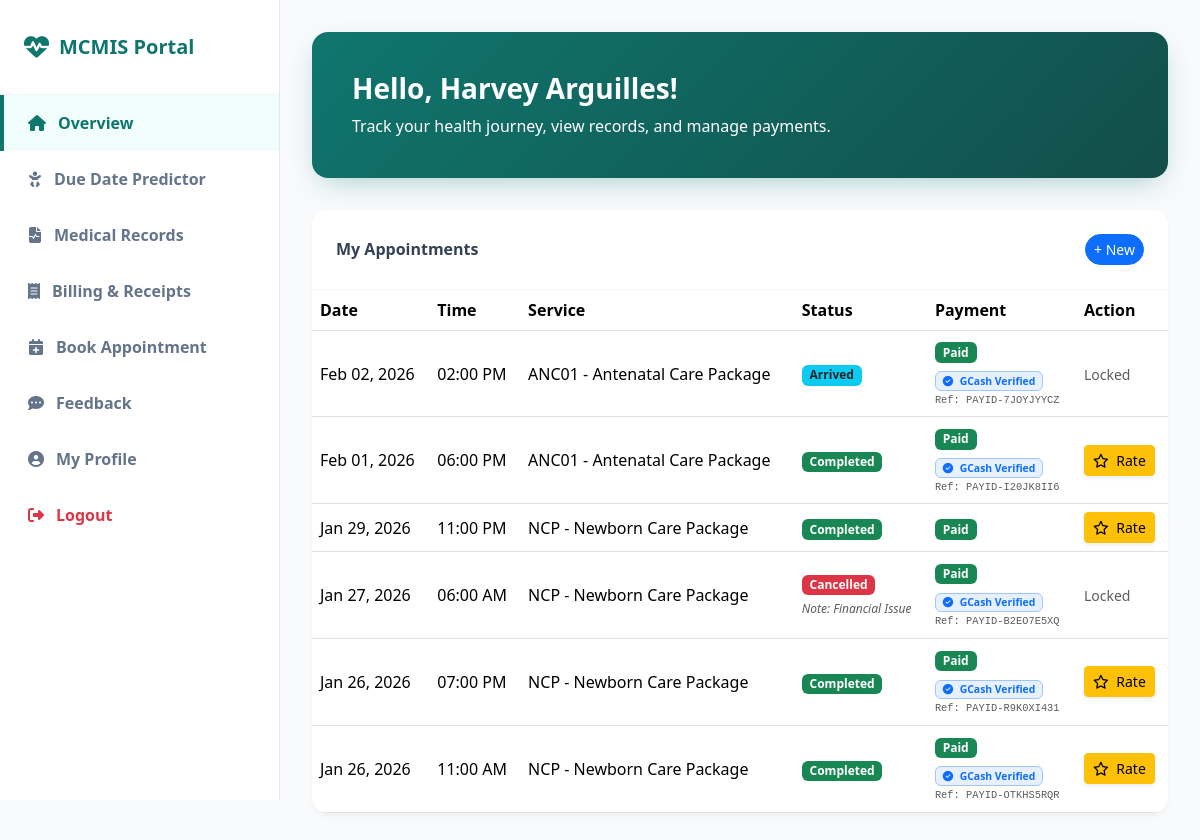
Screenshot of /client_dashboard.php (signed in) with the database file from the repository.
### tables this page shows
CREATE TABLE `patient` (
  `patient_id` int(11) NOT NULL,
  `user_id` int(11) DEFAULT NULL,
  `name` varchar(150) NOT NULL,
  `birth_date` date DEFAULT NULL,
  `contact_no` varchar(20) DEFAULT NULL,
  `address` varchar(255) DEFAULT NULL,
  `created_at` datetime DEFAULT current_timestamp(),
  `age` int(11) DEFAULT NULL,
  `civil_status` varchar(50) DEFAULT NULL,
  `occupation` varchar(100) DEFAULT NULL,
  `lmp` date DEFAULT NULL,
  `edc` date DEFAULT NULL,
  `gravida` int(11) DEFAULT NULL,
  `para` int(11) DEFAULT NULL,
  `blood_type` varchar(5) DEFAULT NULL,
  `medical_history` text DEFAULT NULL,
  `birthdate` date DEFAULT NULL,
  `sex` varchar(20) DEFAULT NULL
);

CREATE TABLE `appointment` (
  `appointment_id` int(11) NOT NULL,
  `patient_id` int(11) NOT NULL,
  `appointment_date` date NOT NULL,
  `appointment_time` time NOT NULL,
  `service` varchar(100) DEFAULT NULL,
  `status` varchar(30) DEFAULT 'Pending',
  `created_at` datetime DEFAULT current_timestamp(),
  `cancel_reason` varchar(255) DEFAULT NULL,
  `payment_proof` varchar(255) DEFAULT NULL,
  `reference_no` varchar(50) DEFAULT NULL,
  `payment_reference` varchar(50) DEFAULT NULL,
  `down_payment_status` varchar(50) DEFAULT 'Pending',
  `payment_mode` varchar(20) DEFAULT 'DownPayment'
);

### client_dashboard.php (the view, shortened to what this page needs)
<?php
include 'config.php';
$user_id = $_SESSION['user_id'];
$pat_query = $conn->query("SELECT patient_id, name, contact_no FROM patient WHERE user_id = '$user_id'");
$patient = $pat_query->fetch_assoc();
$patient_id = $patient ? $patient['patient_id'] : 0;
$patient_name = $patient ? $patient['name'] : 'User';
?>
<!DOCTYPE html>
<html lang="en">
<head>
    <link href="https://cdn.jsdelivr.net/npm/bootstrap@5.3.3/dist/css/bootstrap.min.css" rel="stylesheet">
    <link rel="stylesheet" href="https://cdnjs.cloudflare.com/ajax/libs/font-awesome/6.4.0/css/all.min.css">
    <link rel="stylesheet" href="https://cdn.jsdelivr.net/npm/flatpickr/dist/flatpickr.min.css">
    <link rel="stylesheet" type="text/css" href="https://npmcdn.com/flatpickr/dist/themes/airbnb.css">
</head>
</head>
<body>
    <?php
    $cnt_dp_rev = $conn->query("SELECT COUNT(*) FROM appointment WHERE patient_id='$patient_id' AND down_payment_status IN ('Reviewing', 'Rejected')")->fetch_row()[0];
    ?>
    <div class="d-flex flex-column flex-lg-row">
        <nav class="sidebar">
            <div class="sidebar-header">
                <i class="fas fa-heartbeat fa-lg"></i> MCMIS Portal
            </div>
            <div class="nav flex-column" role="tablist">
                <a class="nav-link active" data-bs-toggle="pill" href="#home"><i class="fas fa-home"></i> Overview
                </a>
                <a class="nav-link" data-bs-toggle="pill" href="#predictor"><i class="fas fa-baby"></i> Due Date Predictor</a> <a class="nav-link" data-bs-toggle="pill" href="#records"><i class="fas fa-file-medical-alt"></i> Medical Records</a>
                <a class="nav-link" data-bs-toggle="pill" href="#billing"><i class="fas fa-receipt"></i> Billing & Receipts
                </a>
                <a class="nav-link" data-bs-toggle="pill" href="#book"><i class="fas fa-calendar-plus"></i> Book Appointment</a>
                <a class="nav-link" data-bs-toggle="pill" href="#feedback"><i class="fas fa-comment-dots"></i> Feedback</a>
                <a class="nav-link" href="profile.php"><i class="fas fa-user-circle"></i> My Profile</a>
                <a class="nav-link mt-auto text-danger" href="logout.php"><i class="fas fa-sign-out-alt"></i> Logout</a>
            </div>
        </nav>
        <main class="main-content flex-grow-1">
            <div class="welcome-card">
                <h1 class="h3 fw-bold">Hello, <?php echo htmlspecialchars($patient_name); ?>!</h1>
                <p class="mb-0 opacity-90">Track your health journey, view records, and manage payments.</p>
            </div>
            <div class="tab-content">
                <div class="tab-pane fade show active" id="home">
                    <div class="card">
                        <div class="card-header d-flex justify-content-between align-items-center">
                            <span>My Appointments</span>
                            <button class="btn btn-sm btn-primary rounded-pill" onclick="document.querySelector('[href=\'#book\']').click()">+ New</button>
                        </div>
                        <div class="table-responsive">
                            <table class="table table-hover align-middle mb-0">
                                <thead class="bg-light"><tr><th>Date</th><th>Time</th><th>Service</th><th>Status</th><th>Payment</th><th>Action</th></tr></thead>
                                <tbody>
                                    <?php
                                    $res = $conn->query("SELECT * FROM appointment WHERE patient_id='$patient_id' ORDER BY appointment_date DESC, appointment_time DESC");
                                    if ($res->num_rows > 0):
                                        while($row = $res->fetch_assoc()):
                                            $badgeClass = 'secondary';
                                            $statusText = $row['status'];
                                            switch($statusText) {
                                                case 'Arrived':   $badgeClass = 'info text-dark'; break;
                                                case 'Completed': $badgeClass = 'success'; break;
                                                case 'Cancelled': $badgeClass = 'danger'; break;
                                            }
                                            $payStatus = $row['down_payment_status'] ?? 'Pending';
                                            $payBadge = 'secondary';
                                            if($payStatus == 'Reviewing') $payBadge = 'info';
                                            elseif($payStatus == 'Paid') $payBadge = 'success';
                                            elseif($payStatus == 'Rejected') {
                                                $payBadge = 'danger';
                                                $statusText = 'Rejected';
                                                $badgeClass = 'danger';
                                            }
                                    ?>
                                            <tr>
                                                <td><?php echo date('M d, Y', strtotime($row['appointment_date'])); ?></td>
                                                <td><?php echo date('h:i A', strtotime($row['appointment_time'])); ?></td>
                                                <td><?php echo htmlspecialchars($row['service'] ?? 'General Checkup'); ?></td>
                                                <td>
                                                    <span class="badge bg-<?php echo $badgeClass; ?>"><?php echo $statusText; ?></span>
                                                    <?php if($row['cancel_reason']): ?>
                                                        <br><small class="text-muted fst-italic" style="font-size:0.75rem;">Note: <?php echo htmlspecialchars($row['cancel_reason']); ?></small>
                                                    <?php endif; ?>
                                                </td>
                                                <td>
                                                    <span class="badge bg-<?php echo $payBadge; ?>"><?php echo $payStatus; ?></span>
                                                    <?php
                                                    $isDigital = (strpos($row['reference_no'] ?? '', 'PAYID') === 0 || ($row['payment_proof'] ?? '') == 'Digital_Transaction');
                                                    if($isDigital):
                                                    ?>
                                                        <div class="mt-1">
                                                            <span class="badge bg-primary bg-opacity-10 text-primary border border-primary-subtle" style="font-size: 0.65rem;">
                                                                <i class="fas fa-check-circle me-1"></i> GCash Verified
                                                            </span>
                                                            <div class="text-muted font-monospace" style="font-size: 0.65rem; margin-top:2px;">Ref: <?php echo htmlspecialchars($row['reference_no'] ?? ''); ?></div>
                                                        </div>
                                                    <?php elseif(!empty($row['payment_proof'])): ?>
                                                        <br><a href="uploads/<?php echo $row['payment_proof']; ?>" target="_blank" class="text-primary text-decoration-none small"><i class="fas fa-paperclip"></i> View Proof</a>
                                                    <?php endif; ?>
                                                </td>
                                                <td>
                                                    <?php if(in_array($row['status'], ['Pending', 'Confirmed']) && $payStatus !== 'Rejected'): ?>
                                                        <button class="btn btn-sm btn-outline-primary me-1" onclick="openRescheduleModal(<?php echo $row['appointment_id']; ?>, '<?php echo $row['appointment_date']; ?>', '<?php echo $row['appointment_time']; ?>')">
                                                            <i class="fas fa-edit"></i> Edit
                                                        </button>
                                                        <button type="button" class="btn btn-sm btn-outline-danger" onclick="openClientCancelModal(<?php echo $row['appointment_id']; ?>)">
                                                            Cancel
                                                        </button>
                                                    <?php elseif($payStatus === 'Rejected'): ?>
                                                        <span class="text-muted small">Locked (Rejected)</span>
                                                    <?php elseif($row['status'] == 'Completed'): ?>
                                                        <?php
                                                        $check_rating = $conn->query("SELECT rating FROM ratings WHERE appointment_id='{$row['appointment_id']}'");
                                                        if($check_rating && $check_rating->num_rows > 0):
                                                            $my_rating = $check_rating->fetch_assoc()['rating'];
                                                        ?>
                                                            <div class="text-warning small" title="You rated this <?php echo $my_rating; ?> stars">
                                                                <?php for($i=1; $i<=5; $i++): ?>
                                                                    <i class="fas fa-star<?php echo $i <= $my_rating ? '' : ' text-muted opacity-25'; ?>"></i>
                                                                <?php endfor; ?>
                                                            </div>
                                                        <?php else: ?>
                                                            <button class="btn btn-sm btn-warning shadow-sm" onclick="openRatingModal(<?php echo $row['appointment_id']; ?>, '<?php echo htmlspecialchars($row['service'], ENT_QUOTES); ?>')">
                                                                <i class="far fa-star me-1"></i> Rate
                                                            </button>
                                                        <?php endif; ?>
                                                    <?php else: ?>
                                                        <span class="text-muted small">Locked</span>
                                                    <?php endif; ?>
                                                </td>
                                            </tr>
                                    <?php endwhile; else: ?>
                                        <tr><td colspan="5" class="text-center p-4 text-muted">No appointments found.</td></tr>
                                    <?php endif; ?>
                                </tbody>
                            </table>
                        </div>
                    </div>
                </div>
            </div>
        </main>
    </div>
</body>
</html>

### client_dashboard.php (style rules this page uses)
:root { --primary: #0f766e; --secondary: #134e4a; --light: #f0fdfa; }
body { background-color: #f8fafc; font-family: 'Segoe UI', sans-serif; }
.sidebar { width: 280px; min-height: 100vh; background: white; position: fixed; top: 0; left: 0; border-right: 1px solid #e2e8f0; z-index: 1000; }
.sidebar-header { padding: 2rem 1.5rem; color: var(--primary); font-weight: 800; font-size: 1.25rem; display: flex; align-items: center; gap: 10px; border-bottom: 1px solid #f1f5f9; }
.nav-link { color: #64748b; padding: 1rem 1.5rem; font-weight: 600; transition: all 0.2s; border-left: 4px solid transparent; display: flex; align-items: center; gap: 12px; }
.nav-link:hover, .nav-link.active { background-color: var(--light); color: var(--primary); border-left-color: var(--primary); }
.main-content { margin-left: 280px; padding: 2rem; }
.welcome-card { background: linear-gradient(135deg, var(--primary), var(--secondary)); color: white; border-radius: 16px; padding: 2.5rem; margin-bottom: 2rem; box-shadow: 0 10px 30px -10px rgba(15, 118, 110, 0.4); }
.card { border: none; border-radius: 16px; box-shadow: 0 4px 6px -1px rgba(0,0,0,0.05); margin-bottom: 1.5rem; overflow: hidden; }
.card-header { background: white; border-bottom: 1px solid #f1f5f9; padding: 1.5rem; font-weight: 700; color: #334155; }

### rows the page displays
patient: name "Harvey Arguilles"
appointment: appointment_date "Feb 02, 2026", appointment_time "02:00 PM", service "ANC01 - Antenatal Care Package", status "Arrived", down_payment_status "Paid", reference_no "PAYID-7JOYJYYCZ", shows "Locked"
appointment: appointment_date "Feb 01, 2026", appointment_time "06:00 PM", service "ANC01 - Antenatal Care Package", status "Completed", down_payment_status "Paid", reference_no "PAYID-I20JK8II6"
appointment: appointment_date "Jan 29, 2026", appointment_time "11:00 PM", service "NCP - Newborn Care Package", status "Completed", down_payment_status "Paid"
appointment: appointment_date "Jan 27, 2026", appointment_time "06:00 AM", service "NCP - Newborn Care Package", status "Cancelled", cancel_reason "Financial Issue", down_payment_status "Paid", reference_no "PAYID-B2EO7E5XQ", shows "Locked"
appointment: appointment_date "Jan 26, 2026", appointment_time "07:00 PM", service "NCP - Newborn Care Package", status "Completed", down_payment_status "Paid", reference_no "PAYID-R9K0XI431"
appointment: appointment_date "Jan 26, 2026", appointment_time "11:00 AM", service "NCP - Newborn Care Package", status "Completed", down_payment_status "Paid", reference_no "PAYID-OTKHS5RQR"
